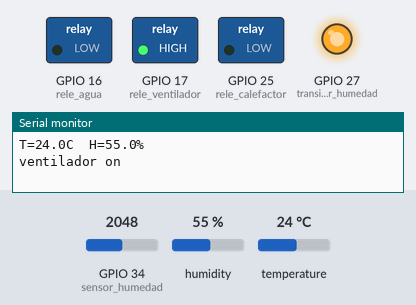
The sketch below on a simulated ESP32. Parts: switched loads named in the sketch (green lamp = pin HIGH), output pins drawn as LEDs (lit = HIGH), the last lines printed to the serial monitor. The test bench sets the inputs (shaded band); at power-on: GPIO 34 (sensor_humedad) = 2048, humidity 55 %, temperature 24 °C (analog values on the 0–4095 scale).

Above: at 0.5 s.
At 16.0 s:
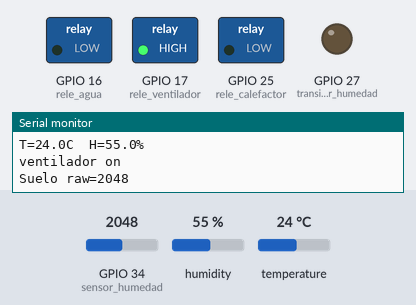
Timing chart, 0 to 40.3 s (numbered marks = the images above):
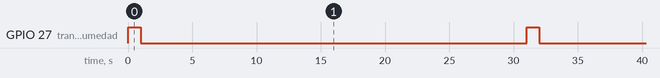

The sketch:

Invernadero.ino
```cpp
#include <DHT.h>
#define DHTPIN 4
#define DHTTYPE DHT22
DHT dht(DHTPIN, DHTTYPE);

const int rele_agua = 16, rele_ventilador = 17, rele_calefactor = 25;
const int sensor_humedad = 34; // ADC1
const int transistor_humedad = 27;    // controla transistor

void setup() {
  Serial.begin(115200);
  dht.begin();

  pinMode(rele_agua, OUTPUT);
  pinMode(rele_ventilador, OUTPUT);
  pinMode(rele_calefactor, OUTPUT);
  digitalWrite(rele_calefactor, HIGH);
  digitalWrite(rele_ventilador, HIGH);
  digitalWrite(rele_calefactor, HIGH);

  // transistor: salida con pull-down interno
  pinMode(transistor_humedad, OUTPUT);
  gpio_pulldown_en(GPIO_NUM_27);   // fuerza base a GND en arranque
  digitalWrite(transistor_humedad, LOW); // transistor apagado al inicio

  // ADC: resolución por defecto 12 bits (0–4095)
  analogReadResolution(12);
}

void loop() {
  // DHT22
  float humedad = dht.readHumidity();
  float temperatura = dht.readTemperature();
  if (!isnan(humedad) && !isnan(temperatura)) {
    Serial.printf("T=%.1fC  H=%.1f%%\n", temperatura, humedad);
  } else {
    Serial.println("Error DHT");
  }
  if (temperatura <= 20.0){
    digitalWrite(rele_calefactor, HIGH);
    Serial.println("calefactor on");
  } else {
    digitalWrite(rele_calefactor, LOW);
  }

  if (temperatura >=23.0){
    digitalWrite(rele_ventilador, HIGH);
    Serial.println("ventilador on");
  } else {
    digitalWrite(rele_ventilador, LOW);
  }

  // Suelo
  digitalWrite(transistor_humedad, HIGH);    // enciende sensor
  delay(1000);                           // breve estabilización
  int raw = analogRead(sensor_humedad); // 0 mojado, 4095 seco (calibra)
  digitalWrite(transistor_humedad, LOW);     // apaga sensor
  Serial.printf("Suelo raw=%d\n", raw);

  if (raw > 3500){
    digitalWrite(rele_agua, HIGH);  // ON
    Serial.println("agua on");
    delay(2000);
    digitalWrite(rele_agua, LOW);
  } else {
    digitalWrite(rele_agua, LOW); // OFF
  }
  delay(30000);
}
```

Measured:
- by itself, GPIO 27 (transistor_humedad): alternates HIGH for 1.0 s and LOW for 30.0 s
